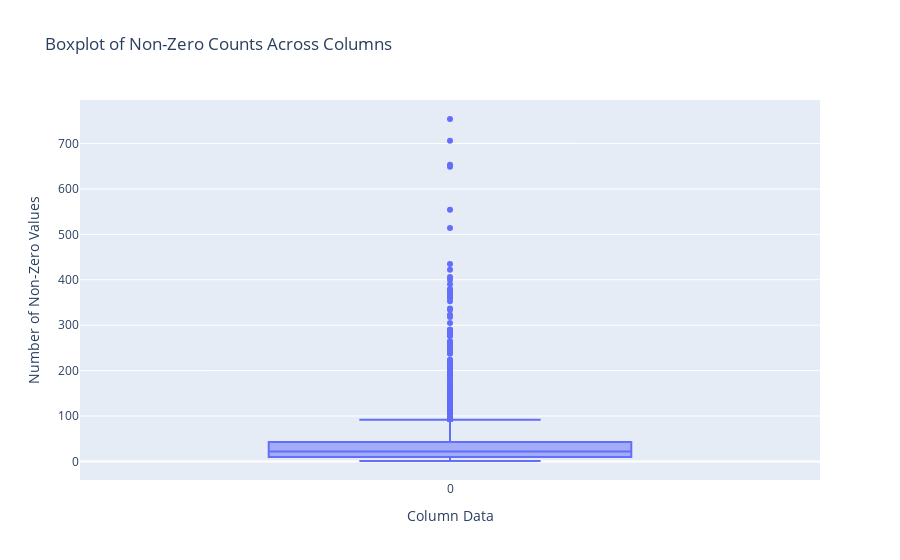

Notebook source saved alongside this figure:
### Code cell
# Create the boxplot using Plotly
fig = px.box(non_zero_counts_numpy, labels={'variable': 'Columns', 'value': 'Non-Zero Counts'},
             title='Boxplot of Non-Zero Counts Across Columns')
fig.update_layout(xaxis_title='Column Data', yaxis_title='Number of Non-Zero Values')
fig.show()

### Figure 1 — Plotly figure (JSON) as saved in the notebook; plotly's stock layout.template omitted (floating-point values rounded to 4 significant figures; data arrays with more than 128 entries replaced by an {"elided": "..."} marker saying what was removed)
{"data": [{"alignmentgroup": "True", "hovertemplate": "Columns=%{x}<br>Non-Zero Counts=%{y}<extra></extra>", "legendgroup": "", "marker": {"color": "#636efa"}, "name": "", "notched": false, "offsetgroup": "", "orientation": "v", "showlegend": false, "type": "box", "x": {"elided": "3596 str values"}, "x0": " ", "xaxis": "x", "y": {"elided": "3596 int values"}, "y0": " ", "yaxis": "y"}], "layout": {"boxmode": "group", "legend": {"tracegroupgap": 0}, "title": {"text": "Boxplot of Non-Zero Counts Across Columns"}, "xaxis": {"anchor": "y", "domain": [0, 1], "title": {"text": "Column Data"}}, "yaxis": {"anchor": "x", "domain": [0, 1], "title": {"text": "Number of Non-Zero Values"}}}}
